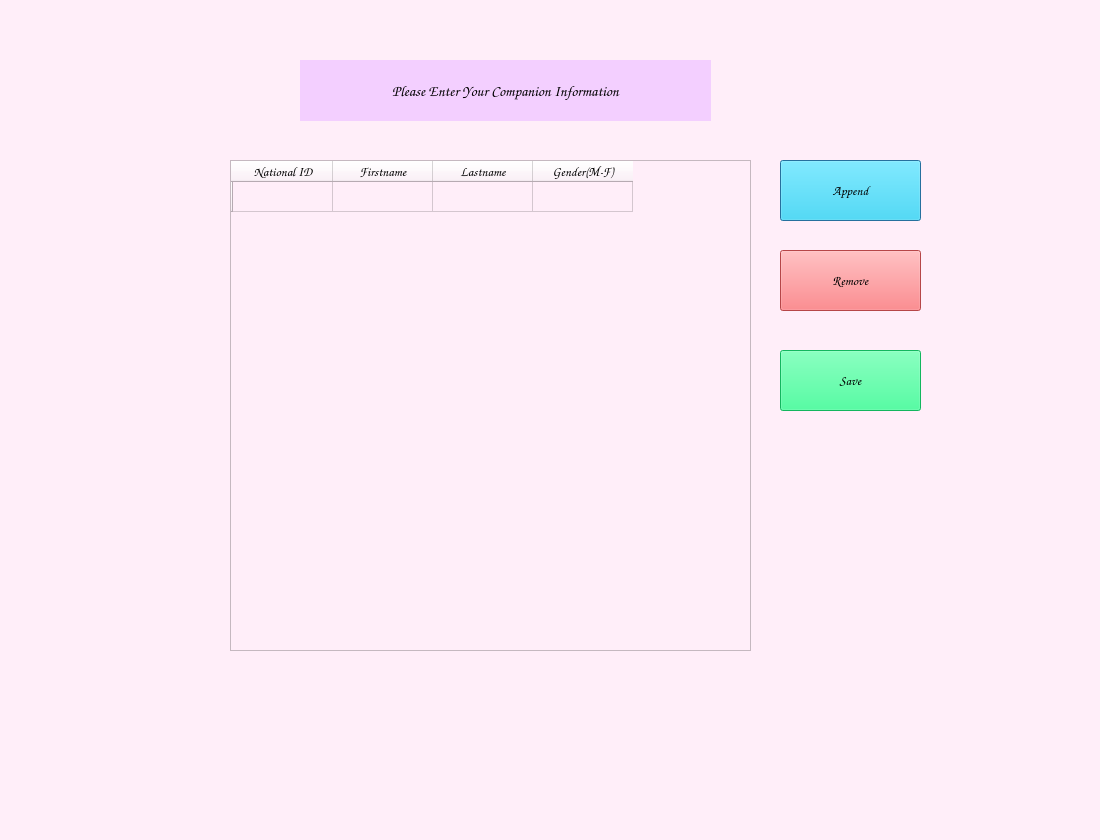
<?xml version="1.0" encoding="UTF-8"?>
<ui version="4.0">
 <class>ReservedRoom</class>
 <widget class="QDialog" name="ReservedRoom">
  <property name="geometry">
   <rect>
    <x>0</x>
    <y>0</y>
    <width>1100</width>
    <height>840</height>
   </rect>
  </property>
  <property name="cursor">
   <cursorShape>OpenHandCursor</cursorShape>
  </property>
  <property name="windowTitle">
   <string>Reserved Room</string>
  </property>
  <property name="styleSheet">
   <string notr="true">background-color: rgb(255, 238, 249);</string>
  </property>
  <widget class="QTableWidget" name="tableWidget">
   <property name="geometry">
    <rect>
     <x>230</x>
     <y>160</y>
     <width>521</width>
     <height>491</height>
    </rect>
   </property>
   <row>
    <property name="text">
     <string/>
    </property>
   </row>
   <column>
    <property name="text">
     <string>National ID</string>
    </property>
    <property name="font">
     <font>
      <family>Comic Sans MS</family>
      <pointsize>10</pointsize>
      <weight>75</weight>
      <bold>true</bold>
     </font>
    </property>
   </column>
   <column>
    <property name="text">
     <string>Firstname</string>
    </property>
    <property name="font">
     <font>
      <family>Comic Sans MS</family>
      <pointsize>10</pointsize>
      <weight>75</weight>
      <bold>true</bold>
     </font>
    </property>
   </column>
   <column>
    <property name="text">
     <string>Lastname</string>
    </property>
    <property name="font">
     <font>
      <family>Comic Sans MS</family>
      <pointsize>10</pointsize>
      <weight>75</weight>
      <bold>true</bold>
     </font>
    </property>
   </column>
   <column>
    <property name="text">
     <string>Gender(M-F)</string>
    </property>
    <property name="font">
     <font>
      <family>Comic Sans MS</family>
      <pointsize>10</pointsize>
      <weight>75</weight>
      <bold>true</bold>
     </font>
    </property>
   </column>
  </widget>
  <widget class="QPushButton" name="Reserved_Room_Append_PB">
   <property name="geometry">
    <rect>
     <x>780</x>
     <y>160</y>
     <width>141</width>
     <height>61</height>
    </rect>
   </property>
   <property name="font">
    <font>
     <family>Comic Sans MS</family>
     <pointsize>10</pointsize>
     <weight>75</weight>
     <bold>true</bold>
    </font>
   </property>
   <property name="cursor">
    <cursorShape>PointingHandCursor</cursorShape>
   </property>
   <property name="styleSheet">
    <string notr="true">background-color: rgb(28, 218, 255);</string>
   </property>
   <property name="text">
    <string>Append</string>
   </property>
  </widget>
  <widget class="QPushButton" name="Reserved_Room_Remove_PB">
   <property name="geometry">
    <rect>
     <x>780</x>
     <y>250</y>
     <width>141</width>
     <height>61</height>
    </rect>
   </property>
   <property name="font">
    <font>
     <family>Comic Sans MS</family>
     <pointsize>10</pointsize>
     <weight>75</weight>
     <bold>true</bold>
    </font>
   </property>
   <property name="cursor">
    <cursorShape>PointingHandCursor</cursorShape>
   </property>
   <property name="styleSheet">
    <string notr="true">background-color: rgb(255, 98, 101);</string>
   </property>
   <property name="text">
    <string>Remove</string>
   </property>
  </widget>
  <widget class="QPushButton" name="Reserved_Room_Save_PB">
   <property name="geometry">
    <rect>
     <x>780</x>
     <y>350</y>
     <width>141</width>
     <height>61</height>
    </rect>
   </property>
   <property name="font">
    <font>
     <family>Comic Sans MS</family>
     <pointsize>10</pointsize>
     <weight>75</weight>
     <bold>true</bold>
    </font>
   </property>
   <property name="cursor">
    <cursorShape>PointingHandCursor</cursorShape>
   </property>
   <property name="styleSheet">
    <string notr="true">background-color: rgb(26, 255, 133);</string>
   </property>
   <property name="text">
    <string>Save</string>
   </property>
  </widget>
  <widget class="QLabel" name="Reserved_Room_Header_L">
   <property name="geometry">
    <rect>
     <x>300</x>
     <y>60</y>
     <width>411</width>
     <height>61</height>
    </rect>
   </property>
   <property name="font">
    <font>
     <family>Comic Sans MS</family>
     <pointsize>11</pointsize>
     <weight>75</weight>
     <bold>true</bold>
    </font>
   </property>
   <property name="cursor">
    <cursorShape>ClosedHandCursor</cursorShape>
   </property>
   <property name="styleSheet">
    <string notr="true">background-color: rgb(243, 207, 255);</string>
   </property>
   <property name="text">
    <string>Please Enter Your Companion Information</string>
   </property>
   <property name="alignment">
    <set>Qt::AlignCenter</set>
   </property>
  </widget>
 </widget>
 <resources/>
 <connections/>
</ui>
